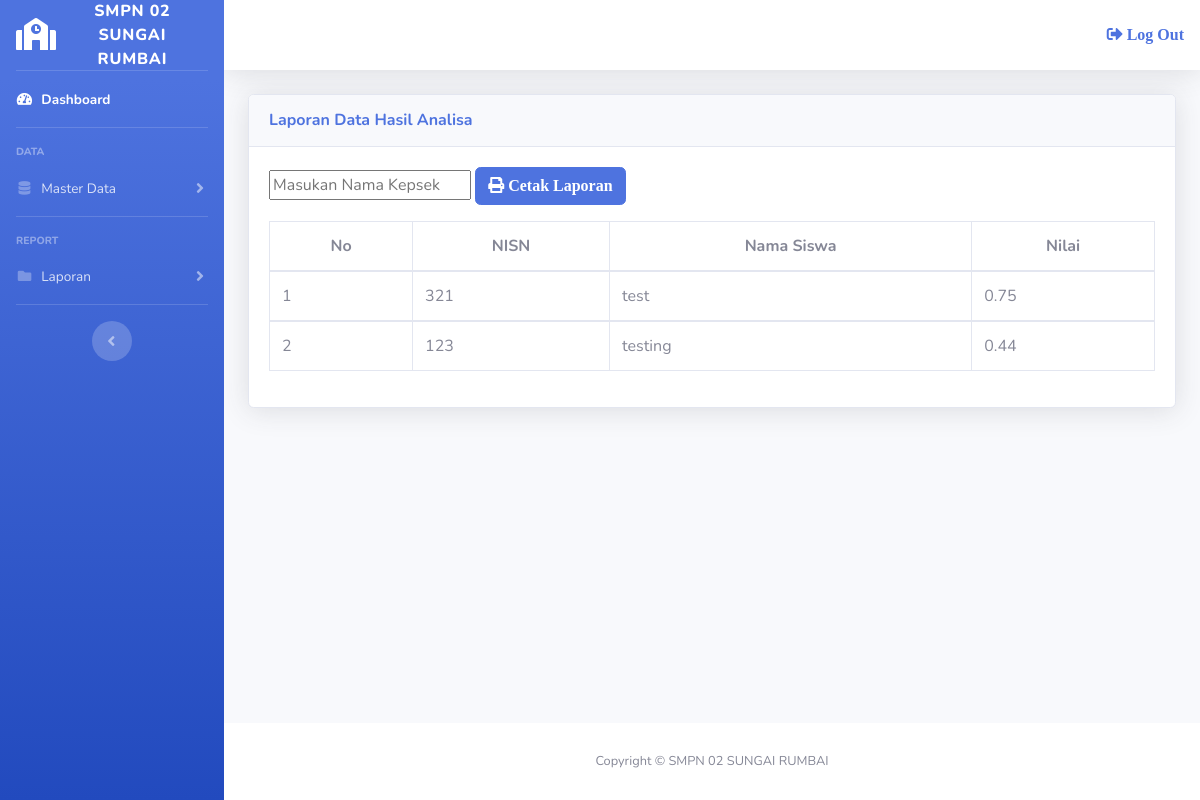
Page /admin/laporanhasil.php (signed in) on the committed database.
### tables this page shows
CREATE TABLE `tbl_alternatif` (
  `kd_alternatif` varchar(5) NOT NULL,
  `nisn` varchar(15) NOT NULL,
  `rata_un` float NOT NULL,
  `prestasi` varchar(50) NOT NULL,
  `wawancara` float NOT NULL,
  `test_diniyah` float NOT NULL
);

CREATE TABLE `tbl_siswa` (
  `nisn` varchar(15) NOT NULL,
  `nm_siswa` varchar(30) NOT NULL,
  `jenis_kelamin` varchar(15) NOT NULL,
  `tempat_lahir` varchar(20) NOT NULL,
  `tanggal_lahir` date NOT NULL,
  `nm_orangtua` varchar(30) NOT NULL,
  `sekolah_asal` varchar(30) NOT NULL,
  `no_telp` varchar(12) NOT NULL,
  `rata_un` float NOT NULL,
  `prestasi` varchar(50) NOT NULL
);

CREATE TABLE `tbl_crips` (
  `kd_crips` varchar(5) NOT NULL,
  `kd_kriteria` varchar(5) NOT NULL,
  `nm_crips` varchar(50) NOT NULL,
  `nilai` float NOT NULL
);

### admin/laporanhasil.php (the view)
<?php
	include ("style/header.php");
	include ("style/sidebar.php");
	include ("../config/koneksi.php");
	$n=[];
    $qkriteria=mysqli_query($konek,"SELECT * FROM tbl_kriteria");
    while($dkriteria=mysqli_fetch_array($qkriteria)){
        $n[]=$dkriteria["atribut"]/100;
    }
?>
<div class="container-fluid">
	<div class="card shadow mb-4">
		<div class="card-header py-3">
			<h6 class="m-0 font-weight-bold text-primary">Laporan Data Hasil Analisa</h6>
		</div>
		<div class="card-body">
			<div class="form-group">
				<form action="cetakhasil.php" method="get">
					<input type="text" name="kepala_sekolah" placeholder="Masukan Nama Kepsek">
					<button type="submit" name="cetak" class="btn btn-md btn-primary"><i class="fas fa-md fa-print"> Cetak Laporan</i></button>
				</form>
			</div>
			<div class="table-responsive">
				<table class="table table-bordered">
					<thead>
						<tr>
							<th style="text-align: center;">No</th>
							<th style="text-align: center;">NISN</th>
							<th style="text-align: center;">Nama Siswa</th>
							<th style="text-align: center;">Nilai</th>
						</tr>
					</thead>
					<?php
					$no = 1;
					$sql1 = mysqli_query($konek,"SELECT * FROM tbl_alternatif a LEFT JOIN tbl_siswa b ON a.nisn=b.nisn");
					while ($data1 = mysqli_fetch_array($sql1)){
                        $sql2=mysqli_query($konek,"SELECT * FROM tbl_crips WHERE nm_crips = '$data1[prestasi]'");
                        $data2=mysqli_fetch_array($sql2);
					?>
					<tbody>
						<tr>
							<td><?php echo $no++; ?></td>
							<td><?php echo $data1['nisn']; ?></td>
							<td><?php echo $data1['nm_siswa']; ?></td>
							<?php
								$analisa = ($n['0']*($data1['rata_un']/100))+($n['1']*($data1['wawancara']/100))+($n['2']*($data1['test_diniyah']/100))+($n['3']*($data2['nilai']/100));
							?>
							<td><?php echo number_format((float)$analisa,2,".","") ?></td>
						</tr>
					</tbody>
					<?php
					}
					?>
				</table>
			</div>
		</div>
	</div>
</div>
<?php
	include ("style/footer.php");
?>

### rows in the picture
tbl_alternatif: tbl_siswa.nisn "321", tbl_siswa.nm_siswa "test", analisa "0.75"
tbl_alternatif: tbl_siswa.nisn "123", tbl_siswa.nm_siswa "testing", analisa "0.44"
